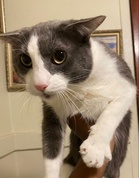
#> input picture learning/images/cat2.jpg, 139 x 178 px, shrunk from 736 x 939 before the run, found by its file name; its folder holds 4 pictures in this run
$ python 2d_convolution.py
#> lines starting #> are read from the running program, lines starting #| are printed output that depends on the picture
import os, cv2
import matplotlib.pyplot as plt
import numpy as np


def convolution_2d(input_name):
    #blur images using kernel
#> called with input_name = 'cat2.jpg'
    root = os.getcwd()
    input_path = os.path.join(root, f"images\\{input_name}")
    image = cv2.imread(input_path)
#> image is the input picture: shape (178, 139, 3); mean B, G, R 114.7, 137.4, 155.8
    imageRGB = cv2.cvtColor(image, cv2.COLOR_BGR2RGB)

    kernel_sizes = [3, 5, 10, 20, 50]

    plt.figure()
    plt.subplot(2, 3, 1)

    plt.imshow(imageRGB)
    plt.title("Original Image")

    for i, kernel_size in enumerate(kernel_sizes):
        kernel = np.ones((kernel_size, kernel_size), np.float32) / (kernel_size ** 2)
        image_filter = cv2.filter2D(imageRGB, -1, kernel)

        plt.subplot(2, 3, i + 2)
        plt.imshow(image_filter)

        plt.title(f"Kernel size: {kernel_size}x{kernel_size}")
#> this loop made 5 passes
#> pass 1, in convolution_2d, `image_filter = cv2.filter2D(imageRGB, -1, kernel)`:
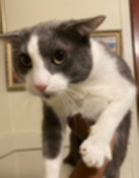
#> image_filter: shape (178, 139, 3); mean R, G, B 155.9, 137.4, 114.8
#> pass 2, in convolution_2d, `image_filter = cv2.filter2D(imageRGB, -1, kernel)`:
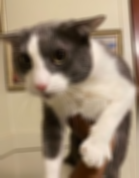
#> image_filter: shape (178, 139, 3); mean R, G, B 155.9, 137.5, 114.8
#> pass 3, in convolution_2d, `image_filter = cv2.filter2D(imageRGB, -1, kernel)`:
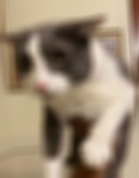
#> image_filter: shape (178, 139, 3); mean R, G, B 156.2, 137.8, 115

    plt.show()
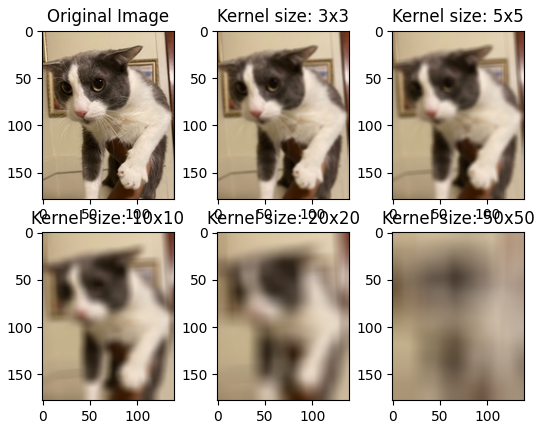
#> figure drawn by matplotlib, 6 panels


def main():
    convolution_2d("cat2.jpg")

if __name__ == "__main__":
    main()
